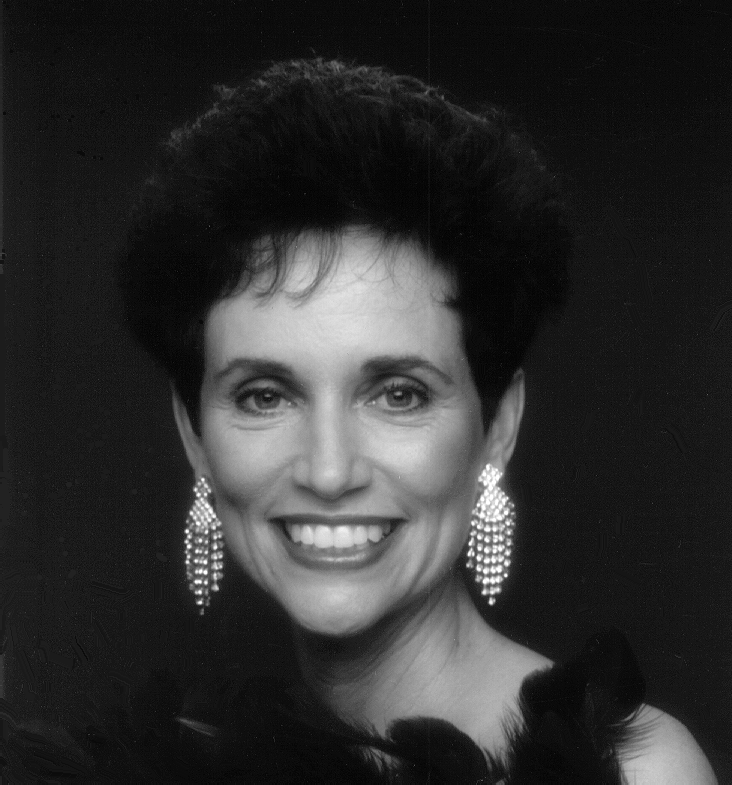
#> input picture sheet2/woman.png, 732 x 785 px
$ python task2.py
#> lines starting #> are read from the running program, lines starting #| are printed output that depends on the picture
# Gruppe 26
# Laszlo Korte
# Alexander Remmes-Weitz
#
# Why is edge detection improved by applying smoothing?
# Answer: Edge detection is improvied by applying smoothing because
# high frequency noise in a signal leads to the signal values jumping up and down
# so it creates many position and negative gradients in the signal.
# Gradients are also what we interepret is edges. So when detecting edges we try to find
# gradients but in a noisy signal we get many false-positive results.

import os
import numpy as np
from skimage import io, transform
from skimage.util import random_noise
from skimage.filters import gaussian, sobel

import matplotlib.pyplot as plt
from tqdm import tqdm


def main():
	print(os.path.basename(__file__))
	print("".join(open(__file__, 'r').readlines()[0:10]))
	image_name = 'woman.png'
	sigma = 1
	var = 0.01
	original_image = io.imread(os.path.join(os.path.dirname(__file__), image_name))
#> original_image is the input picture: shape (785, 732); min 0, max 255, mean 46.4
	noisy_image = random_noise(original_image, var=var)
	filtered_image = gaussian(noisy_image, sigma=sigma)
	original_sobel = sobel(original_image)
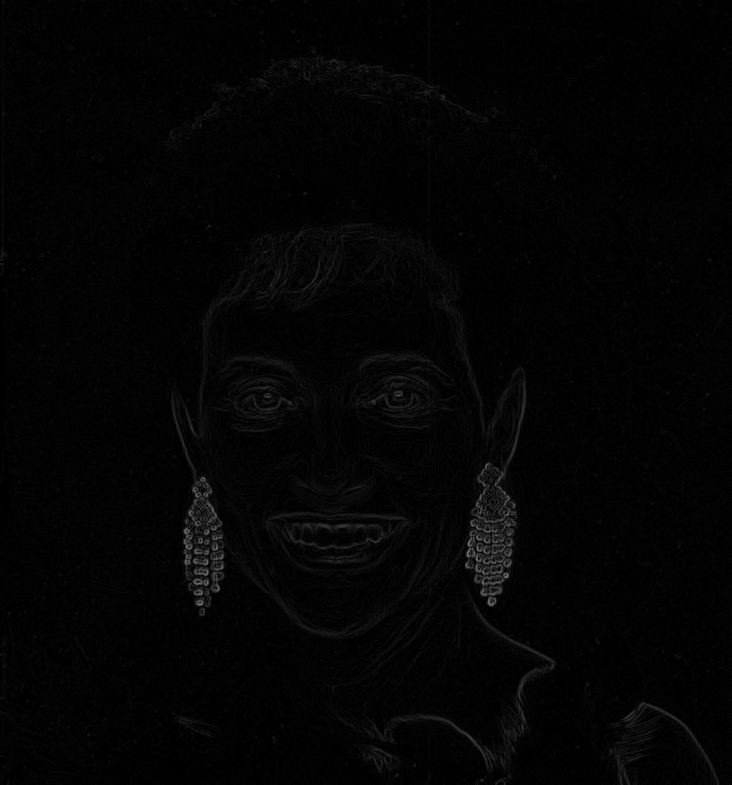
#> original_sobel: shape (785, 732) float64; min 0, max 0.488, mean 0.0171
	noisy_sobel = sobel(noisy_image)
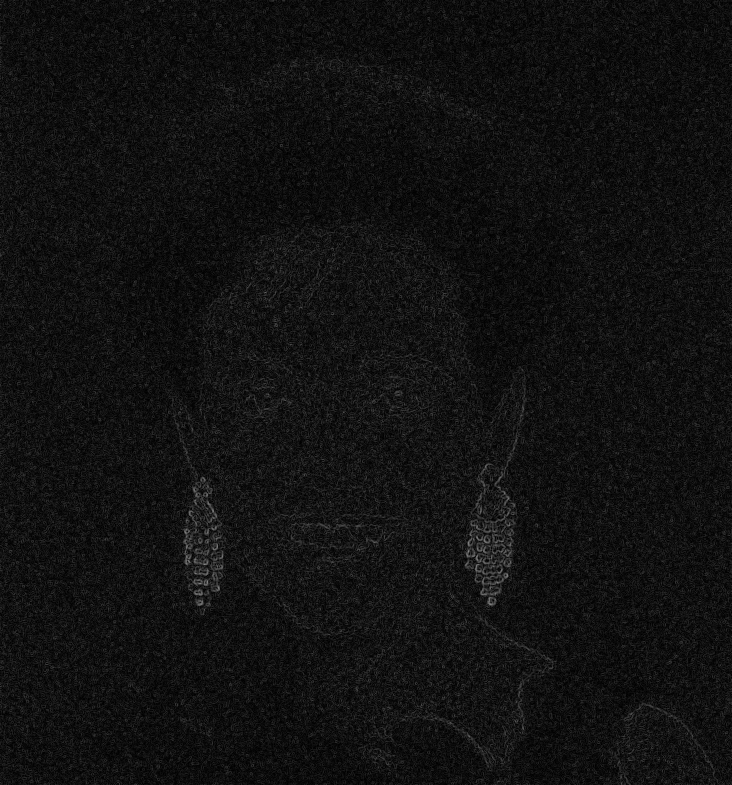
#> noisy_sobel: shape (785, 732) float64; min 0, max 0.518, mean 0.0688
	filtered_sobel = sobel(filtered_image)

	noisy_hist = np.histogram(np.reshape(noisy_sobel, (-1,1)),bins=60)
	filtered_hist = np.histogram(np.reshape(filtered_sobel, (-1,1)),bins=60)

	noisy_threshold = 0.13 # noisy_hist[1][noisy_hist[0].argmax()]
	filtered_threshold = 0.058 # filtered_hist[1][filtered_hist[0].argmax()]

	fig, ax = plt.subplots(4, 3, figsize=(10,7))
	fig.suptitle("Sheet 2, Task 2: Edge Detection")
	ax[0, 0].imshow(original_image, cmap='gray')
	ax[0, 0].set_title(f"Original Gray")
	ax[0, 1].imshow(noisy_image, cmap='gray')
	ax[0, 1].set_title(f"Noisy(var={var})")
	ax[0, 2].imshow(filtered_image, cmap='gray')
	ax[0, 2].set_title(f"Gauss-filtered (sigma={sigma})")
	ax[1, 0].imshow(original_sobel, cmap='gray')
	ax[1, 0].set_title(f"Original + sobel")
	ax[1, 1].imshow(noisy_sobel, cmap='gray')
	ax[1, 1].set_title(f"Noisy + sobel")
	ax[1, 2].imshow(filtered_sobel, cmap='gray')
	ax[1, 2].set_title(f"Gauss + sobel")
	ax[2, 0].hist(np.reshape(original_sobel, (-1,1)),bins=60)
	ax[2, 0].set_title(f"Original Histogram (60bins)")
	ax[2, 1].hist(np.reshape(noisy_sobel, (-1,1)),bins=60)
	ax[2, 1].set_title(f"Noisy Histogram (60bins)")
	ax[2, 2].hist(np.reshape(filtered_sobel, (-1,1)),bins=60)
	ax[2, 2].set_title(f"Gauss Histogram (60bins)")
	ax[3, 0].set_visible(False)
	ax[3, 1].imshow(noisy_sobel>noisy_threshold, cmap='gray')
	ax[3, 1].set_title(f"noisy_sobel>noisy_threshold={noisy_threshold}")
	ax[3, 2].imshow(filtered_sobel>filtered_threshold, cmap='gray')
	ax[3, 2].set_title(f"filtered_sobel>filtered_threshold={filtered_threshold}")
	fig.tight_layout()
	plt.show()
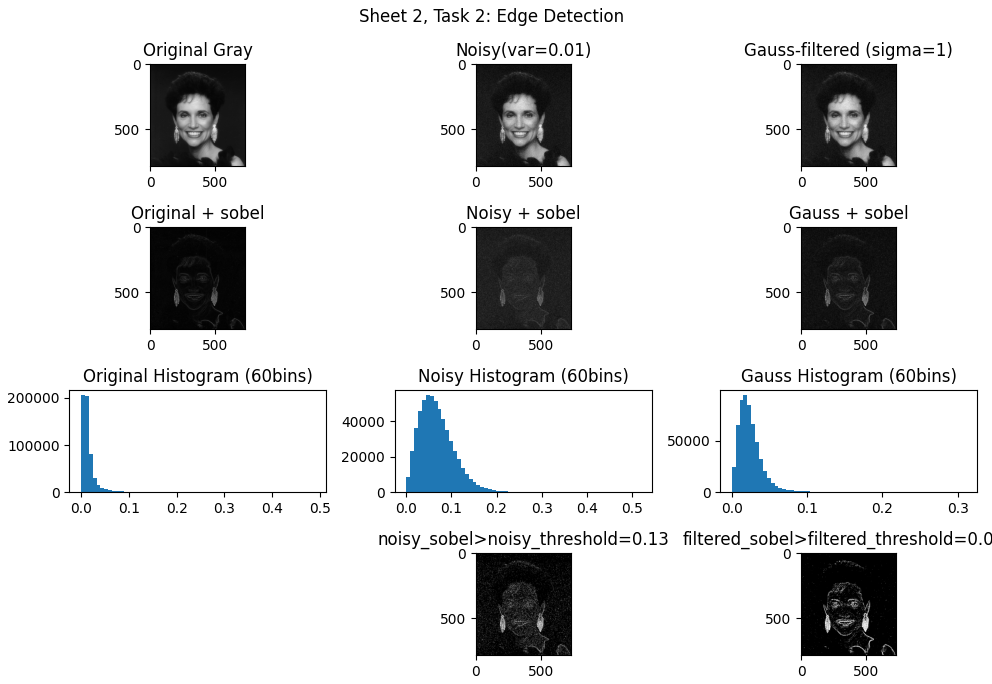
#> figure drawn by matplotlib, 11 panels; panel 7: tallest bar 205387 high, from x = -8.67e-19 to 0.00814; panel 8: tallest bar 54637 high, from x = 0.0432 to 0.0518; panel 9: tallest bar 93847 high, from x = 0.0156 to 0.0207

if __name__ == '__main__':
	main()

$ run again, with sheet2/visual_attention.png copied over sheet2/woman.png
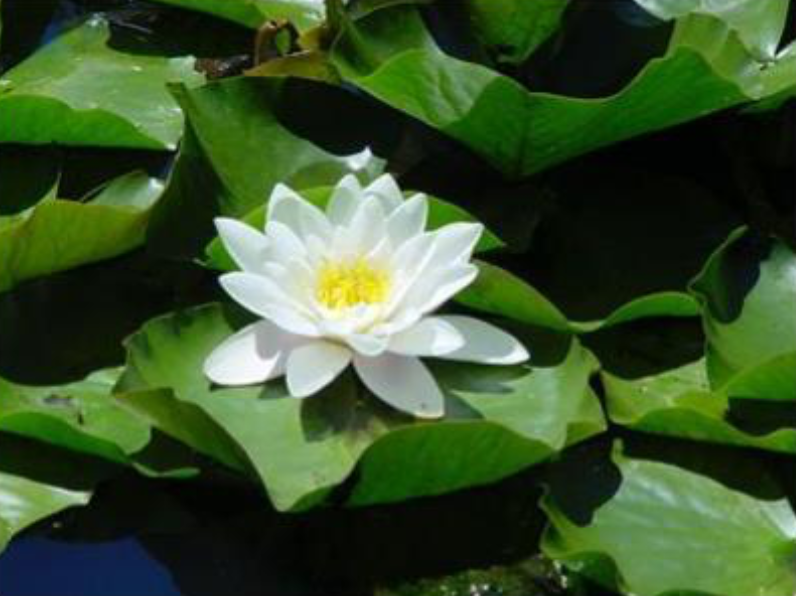
#> input picture sheet2/visual_attention.png, 796 x 596 px
#> in main, original_image is the input picture: shape (596, 796, 4); mean R, G, B, A 56.6, 81.2, 42.5, 255
#> in main, `original_sobel = sobel(original_image)`:
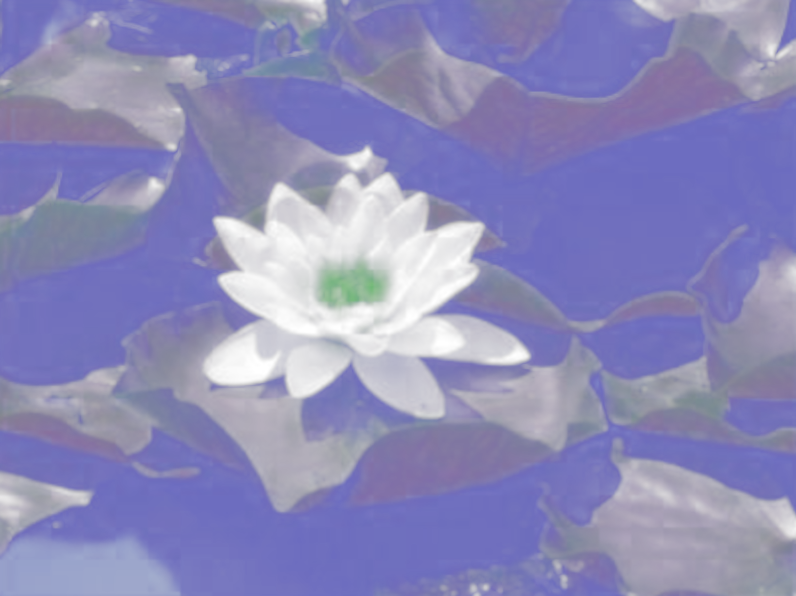
#> original_sobel: shape (596, 796, 4) float64; mean R, G, B, A 0.0617, 0.049, 0.394, 0.481; transparent parts drawn white
#> in main, `filtered_sobel = sobel(filtered_image)`:
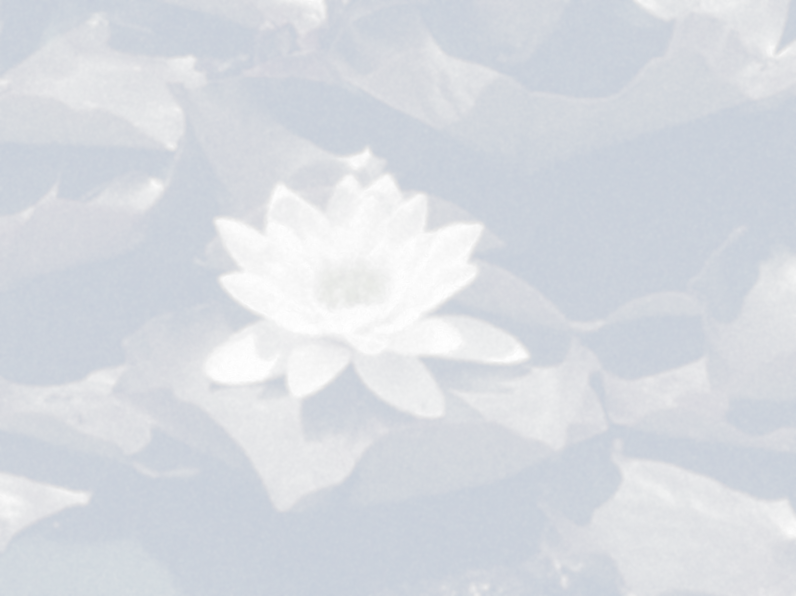
#> filtered_sobel: shape (596, 796, 4) float64; mean R, G, B, A 0.0358, 0.119, 0.252, 0.163; transparent parts drawn white
